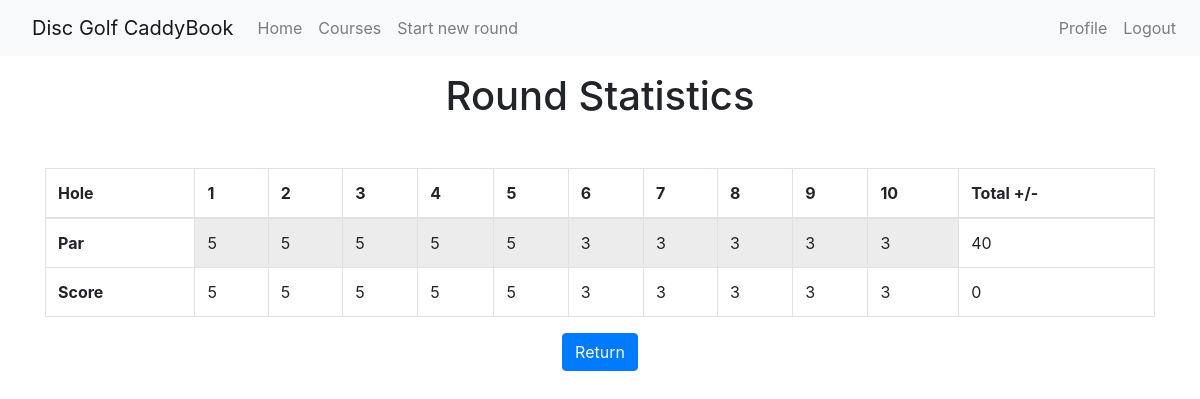
Page /roundview/8 (signed in) on the committed database.
### app/models.py (models this page shows, shortened)
class Roundscore(db.Model):
    __tablename__ = 'round_hole'
    __table_args__ = (
        db.UniqueConstraint('hole', 'round_id'),
    )
    id = db.Column(db.Integer, primary_key=True)
    hole = db.Column(db.Integer)
    score = db.Column(db.Integer)
    ob = db.Column(db.Boolean)
    round_id = db.Column(db.Integer, db.ForeignKey('round.id'))
    def get_par(self, courseid):
        hole = Hole.query.filter_by(holecourse_id=courseid, holenum=self.hole).first_or_404()
        return hole.holepar

class Hole(db.Model):
    __tablename__ = 'course_hole'
    __table_args__ = (
        db.UniqueConstraint('holenum', 'holecourse_id'),
    )
    id = db.Column(db.Integer, primary_key=True)
    holenum = db.Column(db.Integer, index=True)
    holepar = db.Column(db.Integer)
    holelength = db.Column(db.Integer)
    holecourse_id = db.Column(db.Integer, db.ForeignKey('course.id'))

### app/routes.py (the view)
@app.route('/roundview/<roundid>')
@login_required
def roundview(roundid):
    round = Round.query.filter_by(id=roundid).first_or_404()
    scores = round.get_scores()
    course = Course.query.filter_by(id=round.roundcourse_id).first_or_404()
    return render_template('roundview.html', title='Roundview', scores=scores, course=course, round = round)

### app/models.py (called while the page is built)
@login.user_loader
def load_user(id):
    return User.query.get(int(id))

    def get_coursepar(self):
        holes = Hole.query.filter_by(holecourse_id=self.id)
        par = 0
        for hole in holes:
            par = par + hole.holepar
        return par

    def get_scores(self):
        scores = Roundscore.query.filter_by(round_id=self.id)
        return scores

    def get_totalscorepar(self):
        scores = Roundscore.query.filter_by(round_id=self.id)
        totalscore = 0
        for score in scores:
            totalscore = totalscore + score.score
        course = Course.query.filter_by(id=self.roundcourse_id).first_or_404()
        par = course.get_coursepar()
        return totalscore - par

### app/templates/roundview.html
{% extends "base.html" %}
{% block content %}
<div class="container my-3">
    <h1 class="text-center">Round Statistics</h1>
</div>
<div class="container my-5">
    <table class="table table-inverse table-bordered">
        <thead>
            <tr>
                <th scope="col">Hole</th>
                {% for score in scores %}
                <th scope="col">{{score.hole}}</th>
                {% endfor%}
                <th scope="col">Total +/-</th>
            </tr>
        </thead>
        <tbody>
            <tr>
                <th scope="col">Par</th>
                {% for score in scores %}
                <td class="table-active" scope="col">{{score.get_par(course.id)}}</td>
                {% endfor%}
                <td scope="col">{{course.get_coursepar()}}</td>
            </tr>
            <tr>
                <th scope="col">Score</th>
                {% for score in scores %}
                    {% if  score.score == 1 %}
                        {% if score.ob %}
                            <td style="background: #ffff90; border-color: #ff0000; border-width: 4px;" scope="col">{{ score.score }}</td>
                        {% else %}
                            <td style="background: #ffff90" scope="col">{{ score.score }}</td>
                        {% endif %}
                    {% elif score.score - score.get_par(course.id) == -1 %}
                        {% if score.ob %}
                            <td style="background-color: rgba(62,195,0,.25); border-color: #ff0000; border-width: 4px;" scope="col">{{ score.score }}</td>
                        {% else %}
                            <td style="background-color: rgba(62,195,0,.25)" scope="col">{{ score.score }}</td>
                        {% endif %}
                    {% elif score.score - score.get_par(course.id) == -2 %}
                        {% if score.ob %}
                            <td style="background-color: rgba(62,195,0,.50); border-width: 4px;" scope="col">{{ score.score }}</td>
                        {% else %}
                            <td style="background-color: rgba(62,195,0,.50)" scope="col">{{ score.score }}</td>
                        {% endif %}
                    {% elif score.score - score.get_par(course.id) < -2 %}
                        {% if score.ob %}
                            <td style="background-color: rgba(62,195,0,.75); border-color: #ff0000; border-width: 4px;" scope="col">{{ score.score }}</td>
                        {% else %}
                            <td style="background-color: rgba(62,195,0,.75)" scope="col">{{ score.score }}</td>
                        {% endif %}
                    {% elif score.score - score.get_par(course.id) == 1 %}
                        {% if score.ob %}
                            <td style="background-color: rgba(244,43,3,.25); border-color: #ff0000; border-width: 4px;" scope="col">{{ score.score }}</td>
                        {% else %}
                            <td style="background-color: rgba(244,43,3,.25)" scope="col">{{ score.score }}</td>
                        {% endif %}
                    {% elif score.score - score.get_par(course.id) == 2 %}
                        {% if score.ob %}
                            <td style="background-color: rgba(244,43,3,.50); border-color: #ff0000; border-width: 4px;" scope="col">{{ score.score }}</td>
                        {% else %}
                            <td style="background-color: rgba(244,43,3,.50)" scope="col">{{ score.score }}</td>
                        {% endif %}
                    {% elif score.score - score.get_par(course.id) > 2 %}
                        {% if score.ob %}
                            <td style="background-color: rgba(244,43,3,.75); border-color: #ff0000; border-width: 4px;" scope="col">{{ score.score }}</td>
                        {% else %}
                            <td style="background-color: rgba(244,43,3,.75)" scope="col">{{ score.score }}</td>
                        {% endif %}
                    {% else %}
                        {% if score.ob %}
                            <td style="border-color: #ff0000; border-width: 4px;" scope="col">{{ score.score }}</td>
                        {% else %}
                            <td scope="col">{{ score.score }}</td>
                        {% endif %}
                    {% endif %}
                {% endfor%}
                <td scope="col">{{round.get_totalscorepar()}}</td>
            </tr>
        </tbody>
    </table>
    <div class="d-flex justify-content-center">
        <a class="btn btn-primary" href="{{ url_for('index') }}" role="button">Return</a>
    </div>
</div>
{% endblock %}

### app/templates/base.html (style rules this page uses)
html, body { height: 100%; }

### rows in the picture
Roundscore: hole "1", get_par "5", score "5", get_totalscorepar "0"
Roundscore: hole "2", get_par "5", score "5"
Roundscore: hole "3", get_par "5", score "5"
Roundscore: hole "4", get_par "5", score "5"
Roundscore: hole "5", get_par "5", score "5"
Roundscore: hole "6", get_par "3", score "3"
Roundscore: hole "7", get_par "3", score "3"
Roundscore: hole "8", get_par "3", score "3"
Roundscore: hole "9", get_par "3", score "3"
Roundscore: hole "10", get_par "3", score "3"
Hole: get_coursepar "40"
